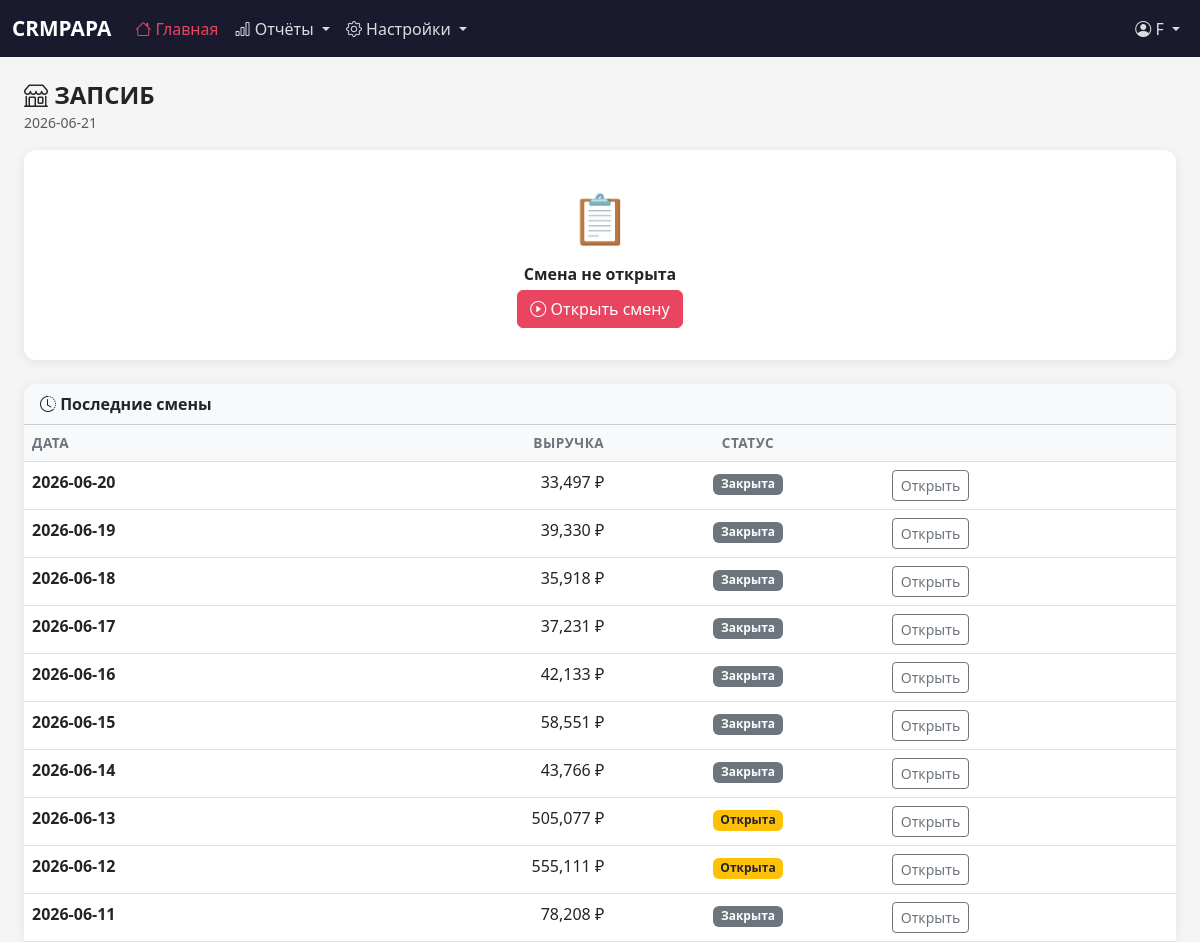
/dashboard (signed in), run on the app's committed database.
### tables this page shows
CREATE TABLE branches (
    id INTEGER PRIMARY KEY AUTOINCREMENT,
    name TEXT NOT NULL,
    is_active INTEGER DEFAULT 1,
    created_at TIMESTAMP DEFAULT CURRENT_TIMESTAMP
, allowed_ip TEXT DEFAULT NULL, merchant_numbers TEXT DEFAULT '');

CREATE TABLE shifts (
    id INTEGER PRIMARY KEY AUTOINCREMENT,
    branch_id INTEGER NOT NULL REFERENCES branches(id),
    date DATE NOT NULL,
    status TEXT DEFAULT 'open' CHECK(status IN ('open', 'closed')),
    opened_by INTEGER REFERENCES users(id),
    closed_by INTEGER REFERENCES users(id),
    opened_at TIMESTAMP DEFAULT CURRENT_TIMESTAMP,
    closed_at TIMESTAMP,
    comment TEXT,
    closed_by_name TEXT,
    UNIQUE(branch_id, date)
);

### app.py (the view)
@app.route('/dashboard')
@login_required
def dashboard():
    role = session.get('role')
    with get_db() as conn:
        if role == 'owner':
            branches = conn.execute('SELECT * FROM branches WHERE is_active=1 ORDER BY name').fetchall()
            stats = conn.execute('''
                SELECT b.name, s.date, COALESCE(r.total_revenue,0) as revenue,
                       COALESCE(r.delivery_orders,0)+COALESCE(r.pickup_orders,0) as orders,
                       s.status, s.id as shift_id
                FROM branches b
                LEFT JOIN shifts s ON s.branch_id=b.id AND s.date >= date('now','-7 days')
                LEFT JOIN shift_revenue r ON r.shift_id=s.id
                WHERE b.is_active=1
                ORDER BY s.date DESC, b.name
            ''').fetchall()
            weekly = conn.execute('''
                SELECT COALESCE(SUM(r.total_revenue),0) as total,
                       COALESCE(SUM(r.delivery_revenue),0) as delivery,
                       COALESCE(SUM(r.pickup_revenue),0) as pickup,
                       COALESCE(SUM(r.delivery_orders+r.pickup_orders),0) as orders
                FROM shifts s JOIN shift_revenue r ON r.shift_id=s.id
                WHERE s.date >= date('now','weekday 0','-7 days')
            ''').fetchone()
            open_shifts = conn.execute('''
                SELECT s.*, b.name as branch_name
                FROM shifts s JOIN branches b ON b.id=s.branch_id
                WHERE s.date=date('now') AND s.status='open'
            ''').fetchall()
            kpi_blocks = conn.execute(
                'SELECT * FROM kpi_blocks WHERE is_active=1 ORDER BY sort_order, id'
            ).fetchall()
            return render_template('dashboard_owner.html',
                branches=branches, stats=stats, weekly=weekly,
                open_shifts=open_shifts, kpi_blocks=kpi_blocks)
        else:
            today = date.today().isoformat()
            bids = _session_branch_ids()
            if not bids:
                flash('У вас не назначен филиал', 'warning')
                return render_template('dashboard_admin.html', branches_shifts=[], today=today, recent=[])
            branches_shifts = []
            for bid in bids:
                branch = conn.execute('SELECT * FROM branches WHERE id=?', (bid,)).fetchone()
                if not branch:
                    continue
                shift = conn.execute(
                    'SELECT s.*, u.full_name as closed_by_name FROM shifts s '
                    'LEFT JOIN users u ON u.id=s.closed_by '
                    'WHERE s.branch_id=? AND s.date=?',
                    (bid, today)
                ).fetchone()
                branches_shifts.append({'branch': branch, 'shift': shift})
            if bids:
                ids_str = ','.join(str(int(b)) for b in bids)
                recent = conn.execute(f'''
                    SELECT s.*, b.name as branch_name, COALESCE(r.total_revenue,0) as revenue
                    FROM shifts s JOIN branches b ON b.id=s.branch_id
                    LEFT JOIN shift_revenue r ON r.shift_id=s.id
                    WHERE s.branch_id IN ({ids_str}) ORDER BY s.date DESC LIMIT 10
                ''').fetchall()
            else:
                recent = []
            return render_template('dashboard_admin.html',
                branches_shifts=branches_shifts, today=today, recent=recent)

### app.py (called while the page is built)
def get_db():
    conn = sqlite3.connect(DATABASE, timeout=10)
    conn.row_factory = sqlite3.Row
    conn.execute('PRAGMA foreign_keys = ON')
    conn.execute('PRAGMA busy_timeout = 10000')
    conn.execute('PRAGMA journal_mode = WAL')
    return conn

def login_required(f):
    @wraps(f)
    def decorated(*args, **kwargs):
        if 'user_id' not in session:
            return redirect(url_for('login'))
        return f(*args, **kwargs)
    return decorated

def _session_branch_ids():
    ids = session.get('branch_ids')
    if ids:
        return ids
    bid = session.get('branch_id')
    return [bid] if bid else []

@app.context_processor
def inject_globals():
    return {'now': datetime.now}

### templates/dashboard_admin.html (shortened to what this page needs)
{% extends 'base.html' %}
{% block content %}
<div class="d-flex justify-content-between align-items-center mb-3">
    <div>
        <h4 class="fw-bold mb-0"><i class="bi bi-shop"></i>
            {% if branches_shifts|length == 1 %}{{ branches_shifts[0].branch.name }}
            {% elif branches_shifts|length > 1 %}Мои филиалы ({{ branches_shifts|length }})
            {% else %}Нет филиала{% endif %}
        </h4>
        <small class="text-muted">{{ today }}</small>
    </div>
</div>
{% if not branches_shifts %}
<div class="alert alert-warning">У вашего аккаунта не назначен филиал. Обратитесь к владельцу.</div>
{% else %}
<div class="row g-3 mb-4">
{% for bs in branches_shifts %}
{% set branch = bs.branch %}
{% set shift  = bs.shift %}
<div class="col-12 {% if branches_shifts|length > 1 %}col-md-6{% endif %}">
    <div class="card h-100 {% if shift and shift.status == 'open' %}border-success{% elif shift %}border-secondary{% endif %}">
        <div class="card-body">
            {% if not shift %}
            <div class="text-center py-3">
                <div style="font-size:3rem">📋</div>
                <p class="fw-semibold mt-2 mb-1">Смена не открыта</p>
                <form method="POST" action="{{ url_for('open_shift') }}">
                    <button type="submit" class="btn btn-primary">
                        <i class="bi bi-play-circle"></i> Открыть смену
                    </button>
                </form>
            </div>
            {% endif %}
        </div>
    </div>
</div>
{% endfor %}
</div>
{% endif %}
{% if recent %}
<div class="card mt-2">
    <div class="card-header bg-light fw-semibold">
        <i class="bi bi-clock-history"></i> Последние смены
    </div>
    <div class="card-body p-0">
        <div class="table-responsive">
            <table class="table table-hover mb-0">
                <thead class="table-light">
                    <tr>
                        <th>Дата</th>
                        <th class="text-end">Выручка</th>
                        <th class="text-center">Статус</th>
                        <th></th>
                    </tr>
                </thead>
                <tbody>
                {% for r in recent %}
                <tr>
                    <td class="fw-semibold">{{ r.date }}</td>
                    <td class="text-end">{{ '{:,.0f}'.format(r.revenue) }} ₽</td>
                    <td class="text-center">
                        {% if r.status == 'open' %}
                        <span class="badge bg-warning text-dark">Открыта</span>
                        {% else %}
                        <span class="badge bg-secondary">Закрыта</span>
                        {% endif %}
                    </td>
                    <td><a href="{{ url_for('shift_view', shift_id=r.id) }}" class="btn btn-sm btn-outline-secondary">Открыть</a></td>
                </tr>
                {% endfor %}
                </tbody>
            </table>
        </div>
    </div>
</div>
{% endif %}
{% endblock %}

### templates/base.html (style rules this page uses)
body { background: #f5f5f5; font-family: 'Segoe UI', system-ui, sans-serif; }
.card { border: none; box-shadow: 0 2px 12px rgba(0,0,0,0.08); border-radius: 12px; }
.card-header { border-radius: 12px 12px 0 0 !important; font-weight: 600; }
.btn-primary { background: #e94560; border-color: #e94560; }
.table th { font-size: 0.85rem; color: #6c757d; font-weight: 600; text-transform: uppercase; letter-spacing: 0.5px; }

### data on the page
branches: name "ЗАПСИБ"
shifts: date "2026-06-20", revenue "33,497", status "Закрыта"
shifts: date "2026-06-19", revenue "39,330", status "Закрыта"
shifts: date "2026-06-18", revenue "35,918", status "Закрыта"
shifts: date "2026-06-17", revenue "37,231", status "Закрыта"
shifts: date "2026-06-16", revenue "42,133", status "Закрыта"
shifts: date "2026-06-15", revenue "58,551", status "Закрыта"
shifts: date "2026-06-14", revenue "43,766", status "Закрыта"
shifts: date "2026-06-13", revenue "505,077", status "Открыта"
shifts: date "2026-06-12", revenue "555,111", status "Открыта"
shifts: date "2026-06-11", revenue "78,208", status "Закрыта"

### other printed values
{{ session.get('full_name') }} "F"
